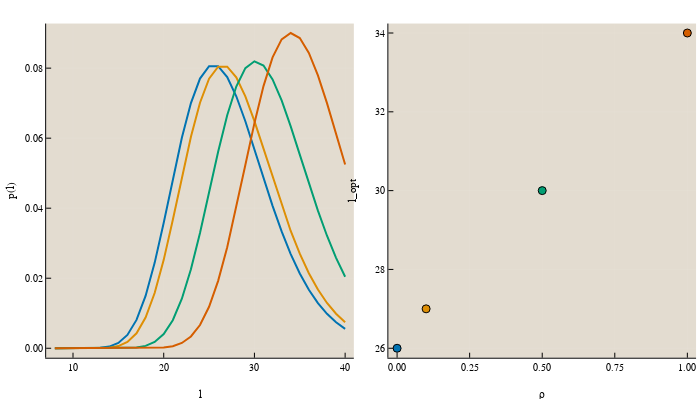

Here is the notebook cell this chart was saved with:
### Markdown cell above
We see that the distribution is peaked around values much higher than the predicted length from the genetic load observation, which was around $l=10$ for these values. Let's have a look at how this distribution behaves with increased non-equilibrium.

### Code cell
F.fl = 0.3/2N
p_left = plot(xlabel="l", ylabel="p(l)")
p_right = plot(xlabel="ρ", ylabel="l_opt")
for rho in [0, 0.1, 0.5, 1]
    up, down = length_rates(rho)
    p_l = zeros(length(up))
    p_l[1] = 0.1

    # detailed balance
    for i in 2:length(up)
        p_l[i] = p_l[i-1] * up[i-1] / down[i]
    end

    # normalize
    p_l /= sum(p_l)
    scatter!(p_right, [rho], [argmax(p_l) + 7])
    plot!(p_left, 8:40, p_l, linewidth=2, label="ρ=$rho")
end
plot(p_left, p_right, size=(700, 400),legend=:none)

### Figure 1 — Plotly figure (JSON) as saved in the notebook; plotly's stock layout.template omitted (floating-point values rounded to 4 significant figures)
{"data": [{"colorbar": {"title": ""}, "legendgroup": "ρ=0.0", "line": {"color": "rgba(1, 115, 178, 1.000)", "dash": "solid", "shape": "linear", "width": 2}, "mode": "lines", "name": "ρ=0.0", "showlegend": true, "type": "scatter", "x": [8, 9, 10, 11, 12, 13, 14, 15, 16, 17, 18, 19, 20, 21, 22, 23, 24, 25, 26, 27, 28, 29, 30, 31, 32, 33, 34, 35, 36, 37, 38, 39, 40], "xaxis": "x1", "y": [1.697e-10, 8.882e-09, 2.115e-07, 2.736e-06, 2.192e-05, 0.0001198, 0.0004806, 0.001499, 0.003799, 0.008099, 0.01494, 0.02438, 0.03586, 0.04824, 0.06009, 0.07003, 0.07703, 0.08054, 0.08056, 0.07747, 0.07197, 0.06483, 0.05682, 0.0486, 0.04067, 0.03336, 0.0269, 0.02134, 0.01669, 0.01288, 0.009825, 0.007414, 0.005541], "yaxis": "y1", "zmax": null, "zmin": null}, {"colorbar": {"title": ""}, "legendgroup": "ρ=0.1", "line": {"color": "rgba(222, 143, 5, 1.000)", "dash": "solid", "shape": "linear", "width": 2}, "mode": "lines", "name": "ρ=0.1", "showlegend": true, "type": "scatter", "x": [8, 9, 10, 11, 12, 13, 14, 15, 16, 17, 18, 19, 20, 21, 22, 23, 24, 25, 26, 27, 28, 29, 30, 31, 32, 33, 34, 35, 36, 37, 38, 39, 40], "xaxis": "x1", "y": [1.246e-11, 9.365e-10, 3.046e-08, 5.161e-07, 5.223e-06, 3.498e-05, 0.0001677, 0.0006115, 0.001778, 0.004279, 0.008787, 0.01577, 0.02525, 0.03662, 0.0488, 0.06041, 0.07013, 0.07697, 0.0804, 0.08041, 0.07737, 0.07193, 0.06486, 0.05691, 0.04872, 0.04081, 0.0335, 0.02702, 0.02144, 0.01677, 0.01294, 0.009866, 0.007439], "yaxis": "y1", "zmax": null, "zmin": null}, {"colorbar": {"title": ""}, "legendgroup": "ρ=0.5", "line": {"color": "rgba(2, 158, 115, 1.000)", "dash": "solid", "shape": "linear", "width": 2}, "mode": "lines", "name": "ρ=0.5", "showlegend": true, "type": "scatter", "x": [8, 9, 10, 11, 12, 13, 14, 15, 16, 17, 18, 19, 20, 21, 22, 23, 24, 25, 26, 27, 28, 29, 30, 31, 32, 33, 34, 35, 36, 37, 38, 39, 40], "xaxis": "x1", "y": [3.94e-16, 1.072e-13, 1.078e-11, 4.924e-10, 1.194e-08, 1.731e-07, 1.644e-06, 1.099e-05, 5.486e-05, 0.0002138, 0.0006755, 0.001784, 0.00404, 0.008006, 0.01413, 0.02255, 0.03294, 0.0445, 0.05611, 0.06655, 0.07476, 0.07999, 0.08195, 0.08074, 0.0768, 0.07077, 0.06337, 0.05529, 0.04711, 0.03929, 0.03214, 0.02582, 0.02041], "yaxis": "y1", "zmax": null, "zmin": null}, {"colorbar": {"title": ""}, "legendgroup": "ρ=1.0", "line": {"color": "rgba(213, 94, 0, 1.000)", "dash": "solid", "shape": "linear", "width": 2}, "mode": "lines", "name": "ρ=1.0", "showlegend": true, "type": "scatter", "x": [8, 9, 10, 11, 12, 13, 14, 15, 16, 17, 18, 19, 20, 21, 22, 23, 24, 25, 26, 27, 28, 29, 30, 31, 32, 33, 34, 35, 36, 37, 38, 39, 40], "xaxis": "x1", "y": [1.66e-21, 1.629e-18, 5.213e-16, 6.774e-14, 4.221e-12, 1.435e-10, 2.947e-09, 3.962e-08, 3.721e-07, 2.575e-06, 1.371e-05, 5.823e-05, 0.0002032, 0.0005978, 0.001514, 0.00336, 0.00664, 0.01183, 0.01924, 0.02883, 0.04014, 0.05233, 0.06429, 0.07487, 0.08308, 0.08823, 0.09004, 0.08861, 0.08436, 0.07793, 0.07002, 0.06133, 0.05249], "yaxis": "y1", "zmax": null, "zmin": null}, {"colorbar": {"title": ""}, "legendgroup": "", "marker": {"color": "rgba(1, 115, 178, 1.000)", "line": {"color": "rgba(0, 0, 0, 1.000)", "width": 1}, "size": 8, "symbol": "circle"}, "mode": "markers", "name": "", "showlegend": false, "type": "scatter", "x": [0], "xaxis": "x2", "y": [26], "yaxis": "y2", "zmax": null, "zmin": null}, {"colorbar": {"title": ""}, "legendgroup": "", "marker": {"color": "rgba(222, 143, 5, 1.000)", "line": {"color": "rgba(0, 0, 0, 1.000)", "width": 1}, "size": 8, "symbol": "circle"}, "mode": "markers", "name": "", "showlegend": false, "type": "scatter", "x": [0.1], "xaxis": "x2", "y": [27], "yaxis": "y2", "zmax": null, "zmin": null}, {"colorbar": {"title": ""}, "legendgroup": "", "marker": {"color": "rgba(2, 158, 115, 1.000)", "line": {"color": "rgba(0, 0, 0, 1.000)", "width": 1}, "size": 8, "symbol": "circle"}, "mode": "markers", "name": "", "showlegend": false, "type": "scatter", "x": [0.5], "xaxis": "x2", "y": [30], "yaxis": "y2", "zmax": null, "zmin": null}, {"colorbar": {"title": ""}, "legendgroup": "", "marker": {"color": "rgba(213, 94, 0, 1.000)", "line": {"color": "rgba(0, 0, 0, 1.000)", "width": 1}, "size": 8, "symbol": "circle"}, "mode": "markers", "name": "", "showlegend": false, "type": "scatter", "x": [1], "xaxis": "x2", "y": [34], "yaxis": "y2", "zmax": null, "zmin": null}], "layout": {"annotations": [], "height": 400, "margin": {"b": 20, "l": 0, "r": 0, "t": 20}, "paper_bgcolor": "rgba(255, 255, 255, 1.000)", "plot_bgcolor": "rgba(227, 220, 208, 1.000)", "showlegend": false, "width": 700, "xaxis1": {"anchor": "y1", "domain": [0.06594, 0.5055], "gridcolor": "rgba(255, 255, 255, 0.100)", "gridwidth": 0.5, "linecolor": "rgba(0, 0, 0, 1.000)", "mirror": false, "range": [7.04, 40.96], "showgrid": true, "showline": true, "showticklabels": true, "tickangle": 0, "tickcolor": "rgb(0, 0, 0)", "tickfont": {"color": "rgba(0, 0, 0, 1.000)", "family": "Lucida Sans Unicode", "size": 10}, "tickmode": "array", "ticks": "inside", "ticktext": ["10", "20", "30", "40"], "tickvals": [10, 20, 30, 40], "title": "l", "titlefont": {"color": "rgba(0, 0, 0, 1.000)", "family": "Lucida Sans Unicode", "size": 11}, "type": "-", "visible": true, "zeroline": false, "zerolinecolor": "rgba(0, 0, 0, 1.000)"}, "xaxis2": {"anchor": "y2", "domain": [0.5548, 0.9944], "gridcolor": "rgba(255, 255, 255, 0.100)", "gridwidth": 0.5, "linecolor": "rgba(0, 0, 0, 1.000)", "mirror": false, "range": [-0.03, 1.03], "showgrid": true, "showline": true, "showticklabels": true, "tickangle": 0, "tickcolor": "rgb(0, 0, 0)", "tickfont": {"color": "rgba(0, 0, 0, 1.000)", "family": "Lucida Sans Unicode", "size": 10}, "tickmode": "array", "ticks": "inside", "ticktext": ["0.00", "0.25", "0.50", "0.75", "1.00"], "tickvals": [0, 0.25, 0.5, 0.75, 1], "title": "ρ", "titlefont": {"color": "rgba(0, 0, 0, 1.000)", "family": "Lucida Sans Unicode", "size": 11}, "type": "-", "visible": true, "zeroline": false, "zerolinecolor": "rgba(0, 0, 0, 1.000)"}, "yaxis1": {"anchor": "x1", "domain": [0.06193, 0.9902], "gridcolor": "rgba(255, 255, 255, 0.100)", "gridwidth": 0.5, "linecolor": "rgba(0, 0, 0, 1.000)", "mirror": false, "range": [-0.002701, 0.09274], "showgrid": true, "showline": true, "showticklabels": true, "tickangle": 0, "tickcolor": "rgb(0, 0, 0)", "tickfont": {"color": "rgba(0, 0, 0, 1.000)", "family": "Lucida Sans Unicode", "size": 10}, "tickmode": "array", "ticks": "inside", "ticktext": ["0.00", "0.02", "0.04", "0.06", "0.08"], "tickvals": [0, 0.02, 0.04, 0.06, 0.08], "title": "p(l)", "titlefont": {"color": "rgba(0, 0, 0, 1.000)", "family": "Lucida Sans Unicode", "size": 11}, "type": "-", "visible": true, "zeroline": false, "zerolinecolor": "rgba(0, 0, 0, 1.000)"}, "yaxis2": {"anchor": "x2", "domain": [0.06193, 0.9902], "gridcolor": "rgba(255, 255, 255, 0.100)", "gridwidth": 0.5, "linecolor": "rgba(0, 0, 0, 1.000)", "mirror": false, "range": [25.76, 34.24], "showgrid": true, "showline": true, "showticklabels": true, "tickangle": 0, "tickcolor": "rgb(0, 0, 0)", "tickfont": {"color": "rgba(0, 0, 0, 1.000)", "family": "Lucida Sans Unicode", "size": 10}, "tickmode": "array", "ticks": "inside", "ticktext": ["26", "28", "30", "32", "34"], "tickvals": [26, 28, 30, 32, 34], "title": "l_opt", "titlefont": {"color": "rgba(0, 0, 0, 1.000)", "family": "Lucida Sans Unicode", "size": 11}, "type": "-", "visible": true, "zeroline": false, "zerolinecolor": "rgba(0, 0, 0, 1.000)"}}}
